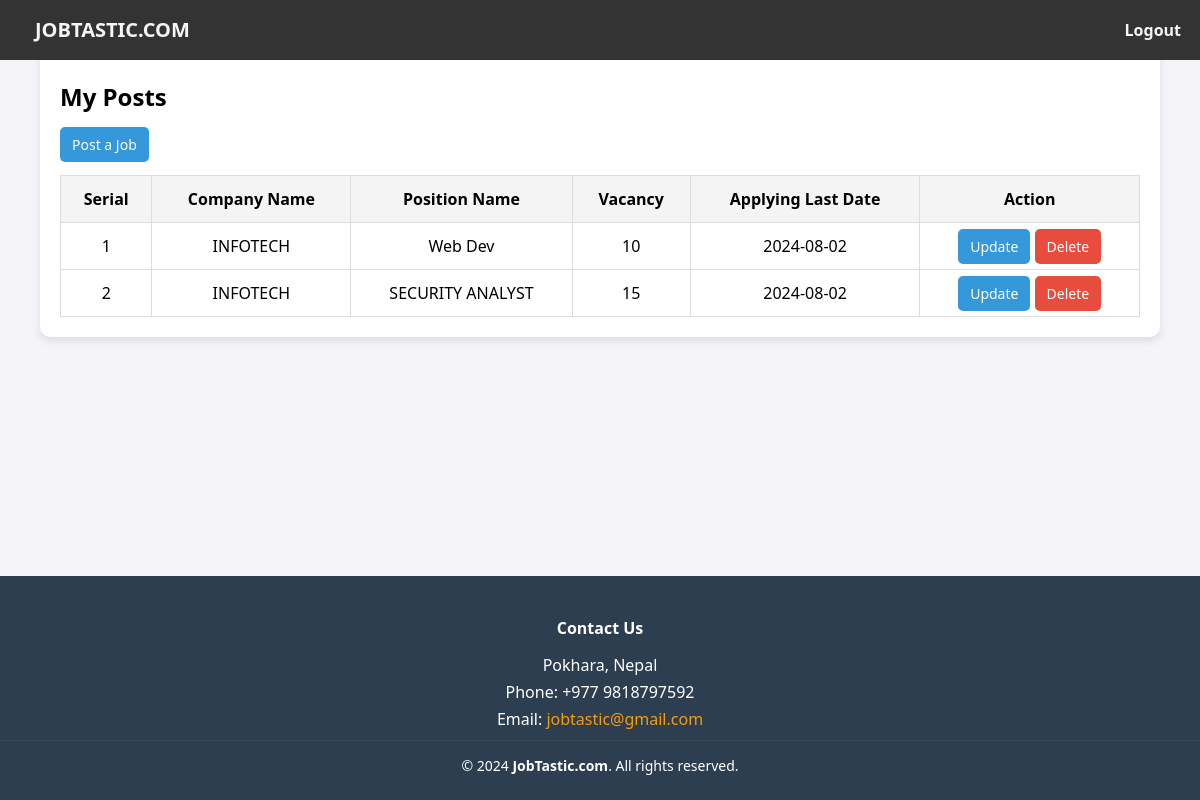
The page /employer/employer_home.php (signed in) on the database its author committed.
### tables this page shows
CREATE TABLE `all_jobs` (
  `all_jobs_id` int(11) NOT NULL,
  `position_name` varchar(255) NOT NULL,
  `company_name` varchar(255) NOT NULL,
  `job_category` varchar(255) DEFAULT NULL,
  `vacancy` int(11) NOT NULL,
  `job_responsibility` text NOT NULL,
  `job_nature` varchar(255) NOT NULL,
  `job_requirments` text NOT NULL,
  `educational_requirements` varchar(255) DEFAULT NULL,
  `experience_requirement` varchar(255) DEFAULT NULL,
  `last_date_of_apply` date NOT NULL,
  `job_location` varchar(255) NOT NULL,
  `salary_rang` varchar(255) NOT NULL
);

### employer/employer_home.php (the view, shortened to what this page needs)
<?php
include('../helper/functions.php');
$empName = $_SESSION['username'];
$query = "SELECT company_name FROM employer_table WHERE username='$empName'";
$result = mysqli_query($connect, $query);
$companyName = mysqli_fetch_assoc($result)['company_name'];
$jobsQuery = "SELECT * FROM all_jobs WHERE company_name='$companyName'";
$jobsResult = mysqli_query($connect, $jobsQuery);
?>
<!DOCTYPE html>
<html lang="en">
<head>
    <link rel="stylesheet" href="../assets/css/employer.css">
</head>
<body>
    <?php include('../shared/navbar.php'); ?>
    <div class="container">
        <h2 class="text-center">My Posts</h2>
        <div class="text-center">
            <a href="../views/post_job.php" class="btn btn-info">Post a Job</a>
        </div>
        <table>
            <thead>
                <tr>
                    <th>Serial</th>
                    <th>Company Name</th>
                    <th>Position Name</th>
                    <th>Vacancy</th>
                    <th>Applying Last Date</th>
                    <th>Action</th>
                </tr>
            </thead>
            <tbody>
                <?php
                if (mysqli_num_rows($jobsResult) > 0) {
                    $i = 1;
                    while ($row = mysqli_fetch_assoc($jobsResult)) {
                        echo "<tr>";
                        echo "<td>" . $i++ . "</td>";
                        echo "<td>" . $row['company_name'] . "</td>";
                        echo "<td>" . $row['position_name'] . "</td>";
                        echo "<td>" . $row['vacancy'] . "</td>";
                        echo "<td>" . $row['last_date_of_apply'] . "</td>";
                        echo "<td>
                            <a href='../helper/update.php?update_job_id=" . $row['all_jobs_id'] . "' class='btn btn-info'>Update</a>
                            <a href='../functions.php?job_delete_id=" . $row['all_jobs_id'] . "' class='btn btn-danger' onclick='return confirm(\"Are you sure to delete?\")'>Delete</a>
                          </td>";
                        echo "</tr>";
                    }
                } else {
                    echo "<tr><td colspan='6'>No jobs posted yet.</td></tr>";
                }
                ?>
            </tbody>
        </table>
    </div>
    <?php include('../shared/footer.php'); ?>
</body>
</html>

### assets/css/employer.css (style rules this page uses)
body { font-family: Arial, sans-serif; background-color: #f0f2f5; margin: 0; display: flex; flex-direction: column; min-height: 100vh; }
.container { width: 90%; max-width: 1200px; margin: 20px auto; background-color: #ffffff; padding: 20px; border-radius: 10px; box-shadow: 0 4px 8px rgba(0, 0, 0, 0.1); padding-top: 60px; }
h2.text-center { margin-top: 0; margin-bottom: 20px; }
.text-center { margin-bottom: 20px; }
table { width: 100%; border-collapse: collapse; }
table th, table td { padding: 12px; text-align: center; border: 1px solid #ddd; }
table th { background-color: #f4f4f4; }
.btn { padding: 8px 12px; border: none; border-radius: 5px; color: #fff; cursor: pointer; font-size: 14px; text-align: center; text-decoration: none; }
.btn-info { background-color: #3498db; }
.btn-danger { background-color: #e74c3c; }

### shared/navbar.php (style rules this page uses)
body { font-family: 'Segoe UI', Tahoma, Geneva, Verdana, sans-serif; margin: 0; padding: 0; box-sizing: border-box; background-color: #f4f4f9; }

### rows shown on the page
all_jobs: company_name "INFOTECH", position_name "Web Dev", vacancy "10", last_date_of_apply "2024-08-02"
all_jobs: company_name "INFOTECH", position_name "SECURITY ANALYST", vacancy "15", last_date_of_apply "2024-08-02"
